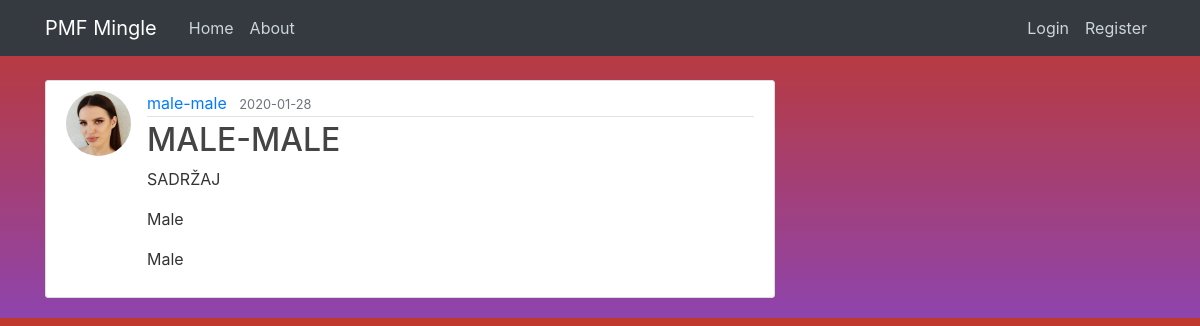
The app's page /post/19 with its own data.
### datingapp/models.py (models this page shows, shortened)
class User(db.Model, UserMixin):
    id = db.Column(db.Integer, primary_key=True)
    username = db.Column(db.String(20), unique=True, nullable=False)
    email = db.Column(db.String(120), unique=True, nullable=False)
    image_file = db.Column(db.String(20), nullable=False,
                           default='default.jpg')
    password = db.Column(db.String(60), nullable=False)
    gender = db.Column(db.String(20), nullable=False)
    preference = db.Column(db.String(20), nullable=False)
    posts = db.relationship('Post', backref='author', lazy=True)
    liked = db.relationship(
        'PostLike',
        foreign_keys='PostLike.user_id',
        backref='user', lazy='dynamic')

class Post(db.Model):
    id = db.Column(db.Integer, primary_key=True)
    title = db.Column(db.String(100), nullable=False)
    date_posted = db.Column(db.DateTime, nullable=False,
                            default=datetime.utcnow)
    content = db.Column(db.Text, nullable=False)
    user_id = db.Column(db.Integer, db.ForeignKey('user.id'), nullable=False)
    likes = db.relationship('PostLike', backref='post', lazy='dynamic')

### datingapp/routes.py (the view)
@app.route("/post/<int:post_id>")
def post(post_id):
    post = Post.query.get_or_404(post_id)
    return render_template('post.html', title=post.title, post=post)

### datingapp/templates/post.html (shortened to what this page needs)
{% extends "layout.html" %}
{% block content %}
  <article class="media content-section">
    <img class="rounded-circle article-img" src="{{ url_for('static', filename='profile_pics/' + post.author.image_file) }}">
    <div class="media-body">
      <div class="article-metadata">
        <a class="mr-2" href="#">{{ post.author.username }}</a>
        <small class="text-muted">{{ post.date_posted.strftime('%Y-%m-%d') }}</small>
      </div>
      <h2 class="article-title">{{ post.title }}</h2>
      <p class="article-content">{{ post.content }}</p>
      <p>{{ post.author.gender }}</p>
      <p>{{ post.author.preference }}</p>
    </div>
  </article>
{% endblock content %}

### datingapp/static/main.css (style rules this page uses)
body { background: linear-gradient( #c0392b, #8e44ad); color: #333333; margin-top: 5rem; }
h1, h2, h3, h4, h5, h6 { color: #444444; }
.content-section { background: #ffffff; padding: 10px 20px; border: 1px solid #dddddd; border-radius: 3px; margin-bottom: 20px; }
.article-title { color: #444444; }
.article-content { white-space: pre-line; }
.article-img { height: 65px; width: 65px; margin-right: 16px; }
.article-metadata { padding-bottom: 1px; margin-bottom: 4px; border-bottom: 1px solid #e3e3e3; }

### records on screen
User: image_file (picture), author.username "male-male", author.gender "Male", author.preference "Male"
Post: date_posted "2020-01-28", title "MALE-MALE", content "SADRŽAJ"
